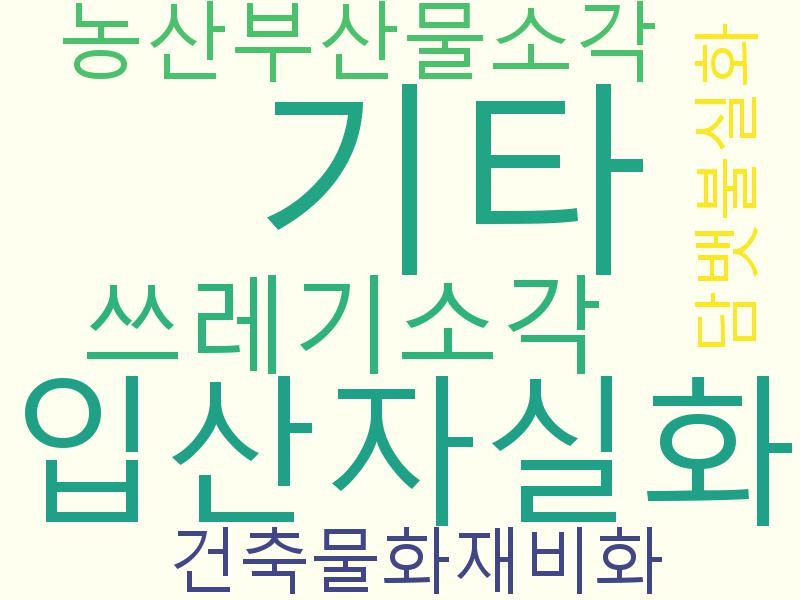

The script that drew this image:
import pandas as pd
import re
from collections import Counter
from wordcloud import WordCloud
import matplotlib.pyplot as plt
from matplotlib import font_manager, rc

# 1. 데이터 준비

# CSV 파일 읽기
file_path = 'forest_fire_data_20160101_20231231.csv'
data = pd.read_csv(file_path, encoding='cp949')

# 2. 데이터 전처리

# '발생원인' 컬럼에서 데이터를 추출
causes = data['발생원인'].dropna().tolist()

# 발생원인 데이터를 하나의 문자열로 결합
causes_text = ' '.join(causes)

# 비 알파벳 문자를 공백으로 대체
causes_text = re.sub(r'[^\w]', ' ', causes_text)

# 단어 빈도 계산
words = causes_text.split()
count = Counter(words)

# 빈도수가 높은 단어만 추출
word_count = dict()
for tag, counts in count.most_common(80):
    if len(tag) > 1:  # 단어 길이가 1보다 큰 경우만 추출
        word_count[tag] = counts

# 3. 데이터 시각화

# 한글 폰트 설정
font_path = "c:/Windows/fonts/malgun.ttf"  # 폰트 경로 설정
font_name = font_manager.FontProperties(fname=font_path).get_name()
rc('font', family=font_name)

# 단어 빈도에 대한 히스토그램
plt.figure(figsize=(10, 10))
plt.xlabel('키워드')
plt.ylabel('빈도수')
plt.grid(True)

sorted_Keys = sorted(word_count, key=word_count.get, reverse=True)
sorted_Values = sorted(word_count.values(), reverse=True)

plt.bar(range(len(word_count)), sorted_Values, align='center')
plt.xticks(range(len(word_count)), list(sorted_Keys), rotation='vertical')

plt.show()

# 4. 워드 클라우드 생성

wc = WordCloud(font_path=font_path, background_color='ivory', width=800, height=600)
cloud = wc.generate_from_frequencies(word_count)

plt.figure(figsize=(8, 8))
plt.imshow(cloud)
plt.axis('off')
plt.show()

# 워드 클라우드 이미지 파일로 저장
output_file = 'forest_fire_data_20160101_20231231_cloud.jpg'
cloud.to_file(output_file)
